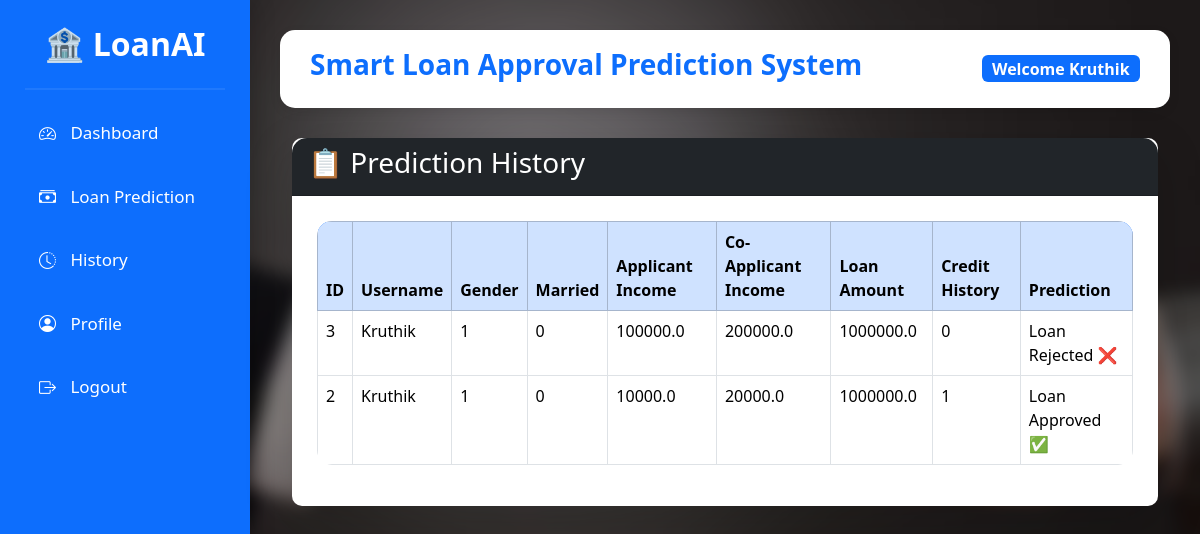
The app's page /history (signed in) with its own data.
### tables this page shows
CREATE TABLE predictions(

    id INTEGER PRIMARY KEY AUTOINCREMENT,

    username TEXT NOT NULL,

    gender TEXT,

    married TEXT,

    applicant_income REAL,

    coapplicant_income REAL,

    loan_amount REAL,

    credit_history INTEGER,

    prediction TEXT

);

### app.py (the view)
@app.route("/history")
def history():
    if "username" not in session:
        return redirect(url_for("login"))
    conn = get_db_connection()
    predictions = conn.execute(
        """
        SELECT *
        FROM predictions
        WHERE username=?
        ORDER BY id DESC
        """,
        (session["username"],)
    ).fetchall()
    conn.close()
    return render_template(
        "history.html",
        predictions=predictions
    )

### app.py (called while the page is built)
def get_db_connection():
    conn = sqlite3.connect("database.db")
    conn.row_factory = sqlite3.Row
    return conn

### templates/history.html (shortened to what this page needs)
{% extends "base.html" %}
{% block content %}
<div class="container mt-4">
    <div class="card shadow-lg">
        <div class="card-header bg-dark text-white">
            <h3>📋 Prediction History</h3>
        </div>
        <div class="card-body">
            {% if predictions %}
            <table class="table table-bordered table-hover">
                <thead class="table-primary">
                    <tr>
                        <th>ID</th>
                        <th>Username</th>
                        <th>Gender</th>
                        <th>Married</th>
                        <th>Applicant Income</th>
                        <th>Co-Applicant Income</th>
                        <th>Loan Amount</th>
                        <th>Credit History</th>
                        <th>Prediction</th>
                    </tr>
                </thead>
                <tbody>
                {% for row in predictions %}
                    <tr>
                        <td>{{ row.id }}</td>
                        <td>{{ row.username }}</td>
                        <td>{{ row.gender }}</td>
                        <td>{{ row.married }}</td>
                        <td>{{ row.applicant_income }}</td>
                        <td>{{ row.coapplicant_income }}</td>
                        <td>{{ row.loan_amount }}</td>
                        <td>{{ row.credit_history }}</td>
                        <td>{{ row.prediction }}</td>
                    </tr>
                {% endfor %}
                </tbody>
            </table>
            {% else %}
            <div class="alert alert-warning">
                No prediction history available.
            </div>
            {% endif %}
        </div>
    </div>
</div>
{% endblock %}

### templates/base.html (shortened to what this page needs)
<!DOCTYPE html>
<html lang="en">
<head>
    <link href="https://cdn.jsdelivr.net/npm/bootstrap@5.3.3/dist/css/bootstrap.min.css" rel="stylesheet">
    <link rel="stylesheet"
          href="https://cdn.jsdelivr.net/npm/bootstrap-icons@1.11.3/font/bootstrap-icons.min.css">
    <link rel="stylesheet"
          href="{{ url_for('static', filename='css/style.css') }}">
</head>
<body>
<div class="wrapper">
    <div class="sidebar">
        <h2 class="logo">
            🏦 LoanAI
        </h2>
        <hr>
        <a href="{{ url_for('dashboard') }}">
            <i class="bi bi-speedometer2"></i>
            Dashboard
        </a>
        <a href="{{ url_for('predict') }}">
            <i class="bi bi-cash-stack"></i>
            Loan Prediction
        </a>
        <a href="{{ url_for('history') }}">
            <i class="bi bi-clock-history"></i>
            History
        </a>
        <a href="{{ url_for('profile') }}">
            <i class="bi bi-person-circle"></i>
            Profile
        </a>
        <a href="{{ url_for('logout') }}">
            <i class="bi bi-box-arrow-right"></i>
            Logout
        </a>
    </div>
    <div class="main">
        <div class="topbar">
            <div>
                <h3>Smart Loan Approval Prediction System</h3>
            </div>
            <div>
                <span class="badge bg-primary fs-6">
                    Welcome {{ session.username }}
                </span>
            </div>
        </div>
        <div class="content">
            {% block content %}
            {% endblock %}
        </div>
    </div>
</div>
</body>
</html>

### static/css/style.css (style rules this page uses)
* { margin:0; padding:0; box-sizing:border-box; font-family:'Segoe UI',sans-serif; }
body { background:#f4f7fc; }
a { text-decoration:none; }
.wrapper { display:flex; width:100%; min-height:100vh; }
.sidebar { width:250px; background:#0d6efd; color:white; position:fixed; height:100vh; padding:25px; box-shadow:5px 0 20px rgba(0,0,0,.15); }
.logo { text-align:center; margin-bottom:25px; font-weight:bold; }
.sidebar hr { border:1px solid rgba(255,255,255,.3); }
.sidebar a { display:block; color:white; padding:14px; margin-top:10px; border-radius:10px; transition:.3s; font-size:17px; }
.sidebar a i { margin-right:10px; }
.main { margin-left:250px; width:calc(100% - 250px); padding:30px; }
.topbar { background:white; padding:18px 30px; border-radius:15px; display:flex; justify-content:space-between; align-items:center; box-shadow:0 4px 12px rgba(0,0,0,.08); margin-bottom:30px; }
.topbar h3 { color:#0d6efd; font-weight:bold; }
.card { border:none; border-radius:18px; transition:.3s; box-shadow:0 5px 15px rgba(0,0,0,.08); }
.card-body { padding:25px; }
table { background:white; border-radius:15px; overflow:hidden; }
thead { background:#0d6efd; color:white; }
.card-header { border-radius:15px 15px 0 0 !important; }
.card { border-radius:10px; }
body { margin:0; padding:0; }
body::before { content:""; position:fixed; top:0; left:0; width:100%; height:100%; background:url("../images/bg.jpg") no-repeat center center; background-size:cover; filter:blur(8px); transform:scale(1.1); z-index:-2; }
body::after { content:""; position:fixed; top:0; left:0; width:100%; height:100%; background:rgba(0,0,0,0.35); z-index:-1; }

### records on screen
predictions: id "3", username "Kruthik", gender "1", married "0", applicant_income "100000.0", coapplicant_income "200000.0", loan_amount "1000000.0", credit_history "0", prediction "Loan Rejected ❌"
predictions: id "2", username "Kruthik", gender "1", married "0", applicant_income "10000.0", coapplicant_income "20000.0", loan_amount "1000000.0", credit_history "1", prediction "Loan Approved ✅"

### other values on screen
{{ session.username }} "Kruthik"
